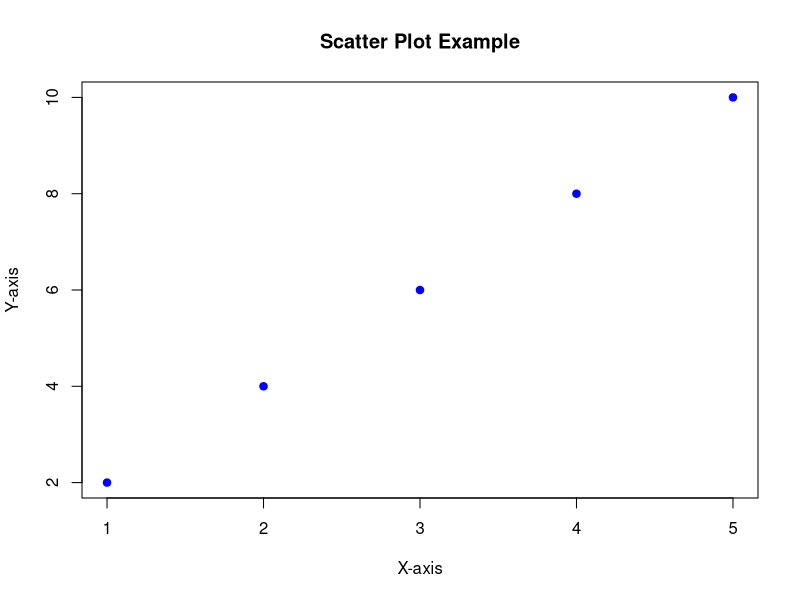
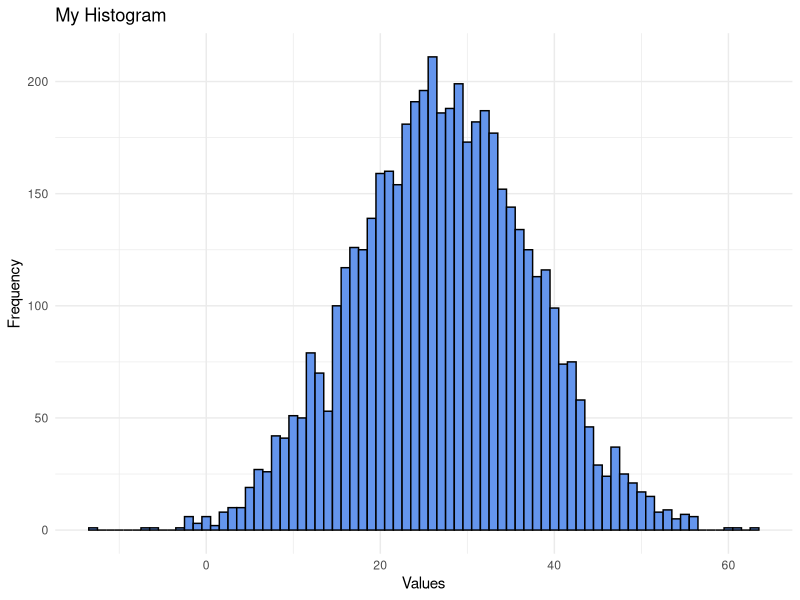

R code for these plots, in order:
## ---- chunk 1

library(tidyverse)
print("Try a cool plot")

x <- c(1, 2, 3, 4, 5)
y <- c(2, 4, 6, 8, 10)

plot(x, y, 
     main = "Scatter Plot Example",
     xlab = "X-axis",
     ylab = "Y-axis",
     pch = 19,       
     col = "blue"
)

## ---- chunk 2
print("Remember to wake up and slay everyday!")
## ---- chunk 3
print("Hola")
## ---- chunk 4
print('Henlo world')
## ---- chunk 5
print('How was your day?')
## ---- chunk 6
data <- data.frame()

## ---- chunk 7
print("La cucaracha, la cucarachaa")
## ---- chunk 8
print("Viva Soria")
## ---- chunk 9
library(ggplot2)

# Generate the data
my_data <- data.frame(x = rnorm(n = 5000,
                               mean = 27,
                               sd = 10))

# Create the histogram
my_data |>
  ggplot(aes(x = x)) +
  geom_histogram(binwidth = 1,
                 color = "black",
                 fill = "cornflowerblue") +
  labs(title = "My Histogram",
       x = "Values",
       y = "Frequency") +
  theme_minimal()
## ---- chunk 10
print("Resistencia numantina")
